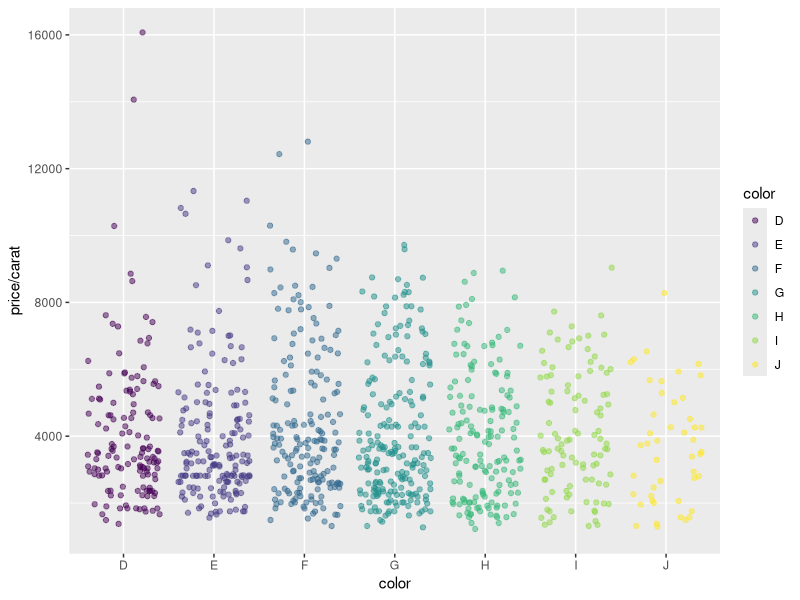
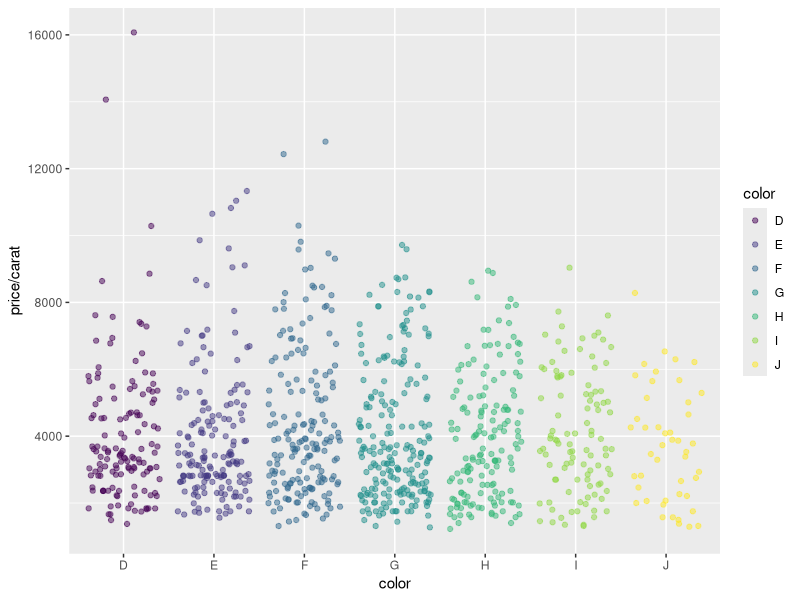

These charts were generated, in order, by the following R code:
## ---- chunk 1
library(knitr)
kable(iris[1:12,])
## ---- chunk 2
library(ggplot2)
dsmall <- diamonds[sample(nrow(diamonds), 1000), ]
ggplot(dsmall, aes(color, price/carat)) + geom_jitter(alpha = I(1 / 2), aes(color=color))
## ---- chunk 3
png("myplot.png")
ggplot(dsmall, aes(color, price/carat)) + geom_jitter(alpha = I(1 / 2), aes(color=color))
dev.off()
